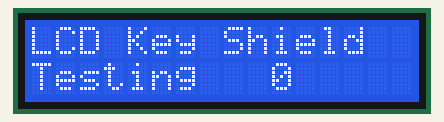
A sketch run on a simulated Arduino Uno, built with avr-gcc and run on an emulated ATmega328P. Shown: 16×2 character LCD.

Above: at 0.1 s.
At 4.1 s:
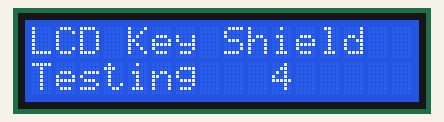
At 9.1 s:
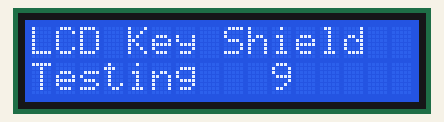
At 19.1 s:
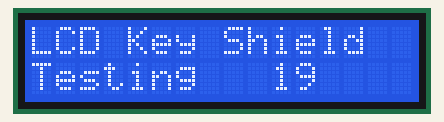
At 28.1 s:
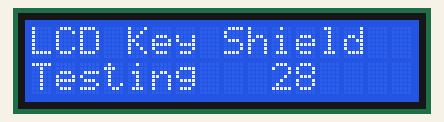
At 38.1 s:
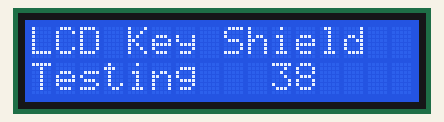

Measured:
- what the display in image 1 shows lasts 1.0 s, from 4.1 s to 5.1 s

The sketch:

LCD_Keypad_Test.ino
```cpp
// include the library code:
#include <LiquidCrystal.h>

// initialize the library with the numbers of the interface pins
LiquidCrystal lcd(8, 9, 4, 5, 6, 7);
int x=0;

void setup() {
  // set up the LCD's number of columns and rows:
  lcd.begin(16, 2);
  // Print a message to the LCD.
  lcd.setCursor(0,0);
  lcd.print("LCD Key Shield");
  lcd.setCursor(0,1);
  lcd.print("Testing");


}

void loop() {
  lcd.setCursor(10,1);
  lcd.print (x);
  delay(1000);
  x=x+1;
}
```
